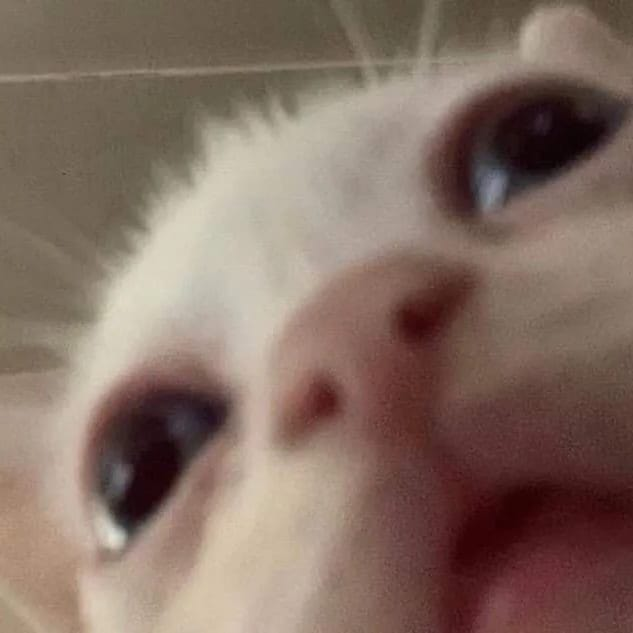
#> input picture meet_my_electronic_pet_goofy.jpg, 633 x 633 px, found by its file name
$ python 'interest point and corresponding points of an image.py'
#> lines starting #> are read from the running program, lines starting #| are printed output that depends on the picture; after the words box and inside, x2 and y2 are one past the last pixel; in counts of white or black regions, pixels touching at a corner belong together
import cv2
import numpy as np
filename = 'meet_my_electronic_pet_goofy.jpg'
img = cv2.imread(r"C:\Users\s44nidhya\Docs\meet_my_electronic_pet_goofy.jpg")
#> img is the input picture: shape (633, 633, 3); mean B, G, R 99.6, 110.9, 132.4
gray = cv2.cvtColor(img, cv2.COLOR_BGR2GRAY)
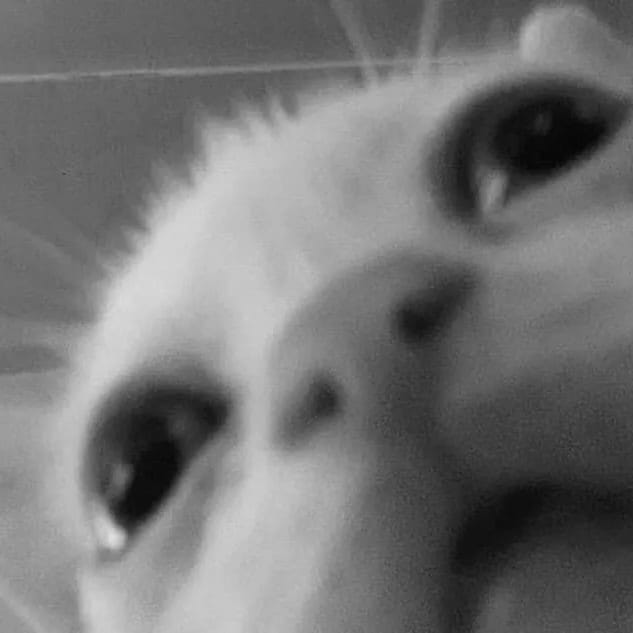
#> gray: shape (633, 633); min 4, max 224, mean 116.1
gray = np.float32(gray)
dst = cv2.cornerHarris(gray, 2, 3, 0.04)
dst = cv2.dilate(dst, None)
img[dst > 0.01 *dst.max()] = (0, 0, 225)
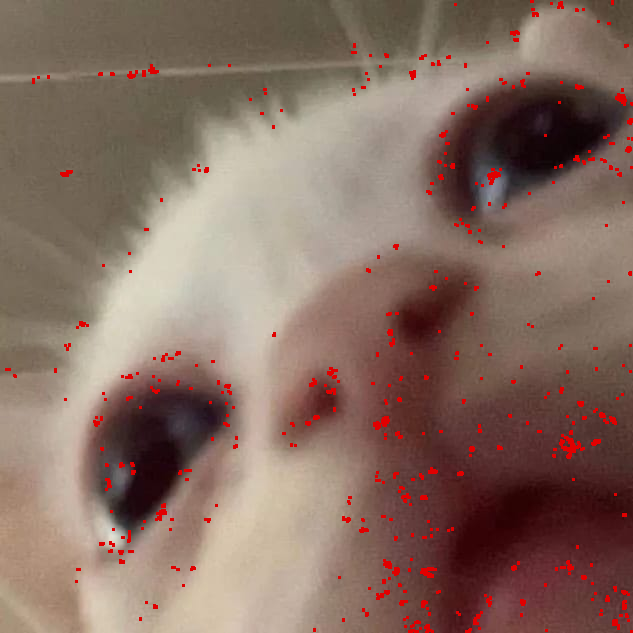
#> img: shape (633, 633, 3); 1.92% of pixels changed, all inside (x1, y1, x2, y2) = (5, 0, 633, 633)
cv2.imshow('dst', img)
if cv2.waitKey(0) & 0xff == 27:
#> (key Esc is pressed here)
 cv2.destroyAllWindows()
